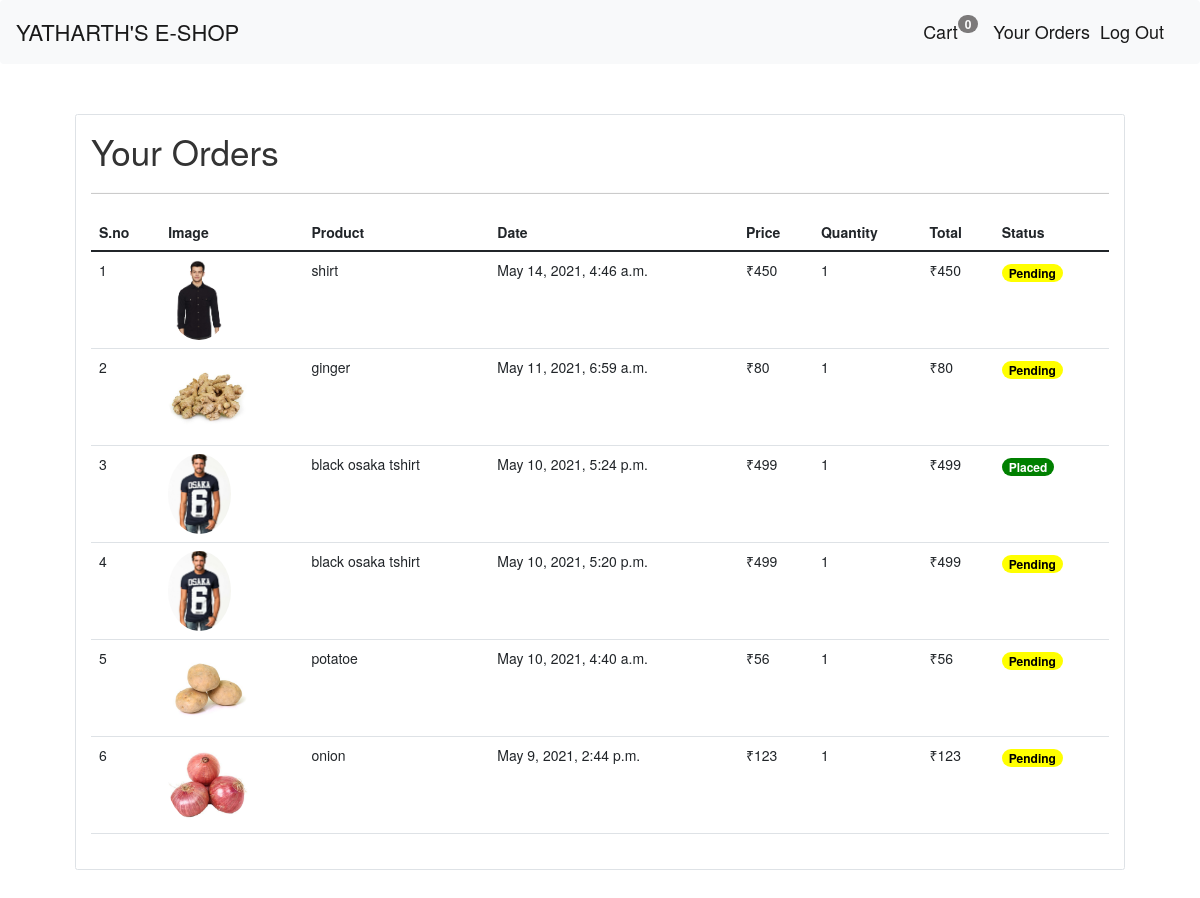
Page /orders (signed in) on the committed database.
### store/models.py (models this page shows, shortened)
class Order(models.Model):
    product=models.ForeignKey(Product,on_delete=models.CASCADE)
    customer=models.ForeignKey(Customer,on_delete=models.CASCADE)
    quantity=models.IntegerField(default=1)
    price=models.IntegerField()
    address=models.CharField(max_length=100,default='',blank=True)
    phone=models.CharField(max_length=14,default='',blank=True)
    date = models.DateTimeField(default=timezone.now)
    status=models.BooleanField(default=False)
    @staticmethod
    def getordersbycust(customerid):
        return Order.objects.filter(customer=customerid).order_by('-date')

class Product(models.Model):
    name=models.CharField(max_length=50)
    price=models.IntegerField(default=0)
    description=models.CharField(max_length=200,default='',null=True,blank=True)
    Category=models.ForeignKey(Category, on_delete=models.CASCADE,default=1)
    image=models.ImageField(upload_to='uploads/products/',default='')

### store/middlewares/auth.py (the view)
    def middleware(request):
        returnurl=request.META['PATH_INFO']
        if not request.session.get('customer'):
               return redirect(f'login?return_url={returnurl}')
        response = get_response(request)
        return response

### store/templatetags/cart.py (called while the page is built)
@register.filter(name="currency")
def currency(number):
    return "₹"+str(number)

@register.filter(name="multiply")
def multiply(number,number1):
    return number*number1

### store/views.py (called while the page is built)
    def get(self,request):
        customer=request.session.get('customer')
        orders=Order.getordersbycust(customer)
        return render(request,'orders.html',{'orders':orders})

### store/templates/orders.html
{% extends 'base.html' %}
{% block content %}
{% load cart %}
<div class="container">
    <div class="border rounded p-4 m-5" >
        <p class="display-4" >Your Orders</p>
        <hr>
    <table class="table">
        <thead>
            <tr>
                <th>S.no</th>
                <th>Image</th>
                <th>Product</th>
                <th>Date</th>
                <th>Price</th>
                <th>Quantity</th>
                <th>Total</th>
                <th>Status</th>
            </tr>
        </thead>
        <tbody>
            {% for order in orders%}
            <tr>
                <td>{{forloop.counter}}</td>
                <td><img style="height: 80px;" class="rounded-circle" src="{{order.product.image.url}}" alt=""></td>
                <td>{{order.product.name}}</td>
                <td>{{order.date}}</td>
                <td>{{order.price|currency}}</td>
                <td>{{order.quantity}}</td>
                <td>{{order.quantity|multiply:order.price|currency}}</td>
                {% if order.status%}
                <td><small class="badge badge-success" style="background-color:green">Placed</small></td>
                {% else %}
                <td><small class="badge badge-warning" style="background-color:yellow; color: black;">Pending</small></td>
                {%endif%}
            </tr>
            {% endfor %}
        </tbody>
           </table>
    </div>
</div>
{% endblock %}

### store/templates/base.html (shortened to what this page needs)
<!doctype html>
<html lang="en">
  <head>
    <link href="https://cdn.jsdelivr.net/npm/bootstrap@5.0.0-beta3/dist/css/bootstrap.min.css" rel="stylesheet">
    <link href="https://maxcdn.bootstrapcdn.com/bootstrap/3.3.6/css/bootstrap.min.css" rel="stylesheet"/>
    </head>
  <body>
    <nav class="navbar navbar-expand-lg navbar-light bg-light" style="font-size: 18px;">
      <div class="container-fluid">
        <a class="navbar-brand" href="/" style="font-size: 22px;">YATHARTH'S E-SHOP</a>
        <div class="collapse navbar-collapse" id="navbarSupportedContent">
          <ul class="navbar-nav my-2 my-lg-0 " style="float: right;">
            {% if request.session.customer%}
            <li class="nav-item px-6">
              <a class="nav-link active " aria-current="page" href="/cart">Cart <span class="badge badge-info" style="background-color:rgb(124, 122, 122); position: relative; top: -10px; left:-5px;">{{request.session.cart.keys|length}}</span></a>
            </li>
            <li class="nav-item">
              <a class="nav-link active " aria-current="page" href="/orders">Your Orders</a>
            </li>
            <li class="nav-item">
              <a class="nav-link active " aria-current="page" href="/logout">Log Out</a>
            </li>
           {% endif %}
          </div>
      </div>
    </nav>
    {% block content %}     {% endblock %}
  </body>
</html>

### rows in the picture
Order: product.image (picture), product.name "shirt", date "May 14, 2021, 4:46 a.m.", price "₹450", quantity "1", quantity|multiply "₹450", status "Pending"
Order: product.image (picture), product.name "ginger", date "May 11, 2021, 6:59 a.m.", price "₹80", quantity "1", quantity|multiply "₹80", status "Pending"
Order: product.image (picture), product.name "black osaka tshirt", date "May 10, 2021, 5:24 p.m.", price "₹499", quantity "1", quantity|multiply "₹499", status "Placed"
Order: product.image (picture), product.name "black osaka tshirt", date "May 10, 2021, 5:20 p.m.", price "₹499", quantity "1", quantity|multiply "₹499", status "Pending"
Order: product.image (picture), product.name "potatoe", date "May 10, 2021, 4:40 a.m.", price "₹56", quantity "1", quantity|multiply "₹56", status "Pending"
Order: product.image (picture), product.name "onion", date "May 9, 2021, 2:44 p.m.", price "₹123", quantity "1", quantity|multiply "₹123", status "Pending"

### other values in the picture
{{ request.session.cart.keys|length }} "0"
